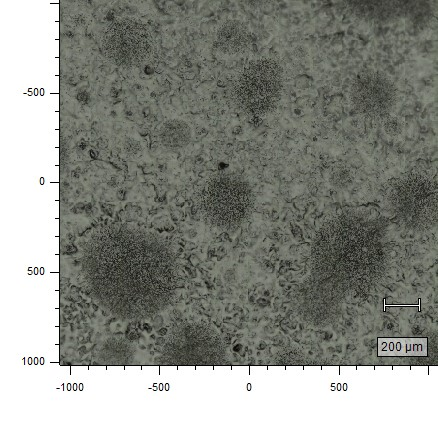
#> input picture Raman/Blind_test/Visible_am8.jpg, 438 x 425 px, given as the content of the folder Raman/Blind_test/Visible_am8.jpg, which was not available
$ python -i PEAClass.py   (imports and definitions only)
#> lines starting #> are read from the running program, lines starting #| are printed output that depends on the picture; pictures that were not available may be replaced by others from this repository, and a replacement may not be noted
import cv2
import matplotlib.pyplot as plt
import matplotlib.patches as patches
import numpy as np
from scipy import stats
import os
import glob
import sys
sys.path.append("External_Functions")
from ExternalFunctions import nice_string_output, add_text_to_ax

class Main:
    def __init__(self,path,kernel = 3):
        self.files = self.unpack_files(path)
        self.kernel = kernel

    def unpack_files(self, path):
#> called with path = 'Raman/Blind_test/Visible_am8.jpg'
        files = []
        for f in glob.glob(path + "/*"):
            files.append(cv2.imread(f)[0:-(60),(60):-1])
#> in __init__, `self.files = self.unpack_files(path)`: self.files = 1 item
        return files

    def show_img(self,img=int):
        cv2.imshow("the image",self.files[img])
        cv2.waitKey(0)
        return self.files[img]

    def get_img_shape(self,img=int):
        h, w, c = self.files[img].shape
        return (h,w,c)

    def crop_img(self,img=int):
        self.files[img] = self.files[img][0:-(25),(25):-1]
        return self.files[img]

    def find_countours(self,img=int):
        gray_img = cv2.cvtColor(self.files[img],cv2.COLOR_BGR2GRAY)
        # cv2.imshow("gray image",gray_img)
        blur = cv2.medianBlur(gray_img,5)
        # cv2.imshow("blurred",blur)
        canny = cv2.Canny(blur,0,150)
        # cv2.imshow("Canny image",canny)
        contours, _ = cv2.findContours(canny,cv2.RETR_LIST,cv2.CHAIN_APPROX_SIMPLE)
        # [4 lines of commented-out code are left out]
        return contours,self.files[img]

    def contour_to_A(self,contours,max_idx_range=5):
        A_list = []
        max_idx = []
        max_list = []
        for i in range(len(contours)):
            A_list.append(cv2.contourArea(contours[i]))
        for i in range(max_idx_range):
            idx = [i for i, x in enumerate(A_list) if x == max(A_list)]
            max_idx.append(idx)
            max_list.append(A_list[idx[0]])
            A_list.pop(idx[0])
        return max_list,np.array(max_idx).ravel()

    def contour_to_L(self,contours,max_idx_range=5):
        A_list = []
        max_idx = []
        max_list = []
        for i in range(len(contours)):
            A_list.append(cv2.arcLength(contours[i],True))
        for i in range(max_idx_range):
            idx = [i for i, x in enumerate(A_list) if x == max(A_list)]
            max_idx.append(idx)
            max_list.append(A_list[idx[0]])
            A_list.pop(idx[0])
        return max_list, np.array(max_idx).ravel()


    def mark_ROI_from_contour_A(self,contours,idx_list,img=int):
        img0 = np.copy(self.files[img])
        for i in range(len(idx_list)):
            cnt = contours[idx_list[i]]
            rect = cv2.minAreaRect(cnt)
            box = np.int0(cv2.boxPoints(rect))
            new_img = cv2.drawContours(img0,[box],0,(0,0,255),2)
        stacked_img = np.concatenate((self.files[img],new_img),axis=1)
        cv2.imshow("Original PEA left, ROI detected right",stacked_img)
        return stacked_img

    def loop_through_all_img(self,max_idx_range=10,save_img=False,use_L_or_A="L"):
#> called with max_idx_range = 10, save_img = False, use_L_or_A = 'L'
        for i in range(len(self.files)):
            print(i)
            contours, img = self.find_countours(img=i)
            if use_L_or_A == "L":
                max_list, max_idx = self.contour_to_L(contours, max_idx_range)
            if use_L_or_A == "A":
                max_list, max_idx = self.contour_to_A(contours, max_idx_range)
            stacked_img = self.mark_ROI_from_contour_A(contours, max_idx, img=i)
            if save_img:
                cv2.imwrite(("PEA/treated/treated_img_%s" % i + ".png"), stacked_img)
            cv2.waitKey(0)
#> this loop made 1 pass
#> max_idx on pass 1: [209, 288, 209, 358, 230, 80, 111, 114, 257, 298]
#| 0
#> pass 1, in find_countours, `gray_img = cv2.cvtColor(self.files[img],cv2.COLOR_BGR2GRAY)`:
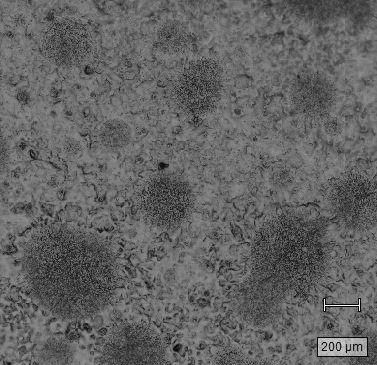
#> gray_img: shape (365, 377); min 0, max 255, mean 99.6
#> pass 1, in find_countours, `blur = cv2.medianBlur(gray_img,5)`:
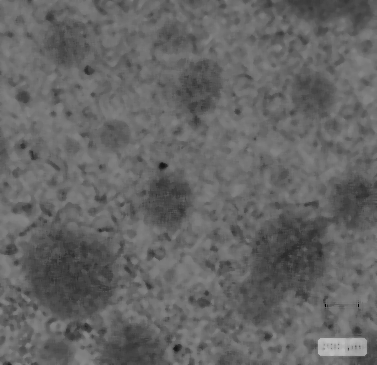
#> blur: shape (365, 377); min 3, max 190, mean 101.3
#> pass 1, in find_countours, `canny = cv2.Canny(blur,0,150)`:
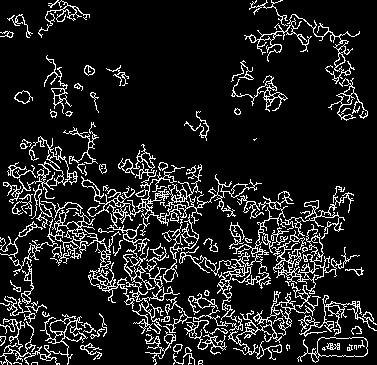
#> canny: shape (365, 377); 12.2% white in thin lines or dots

>>> result = Main('Raman/Blind_test/Visible_am8.jpg').loop_through_all_img()
